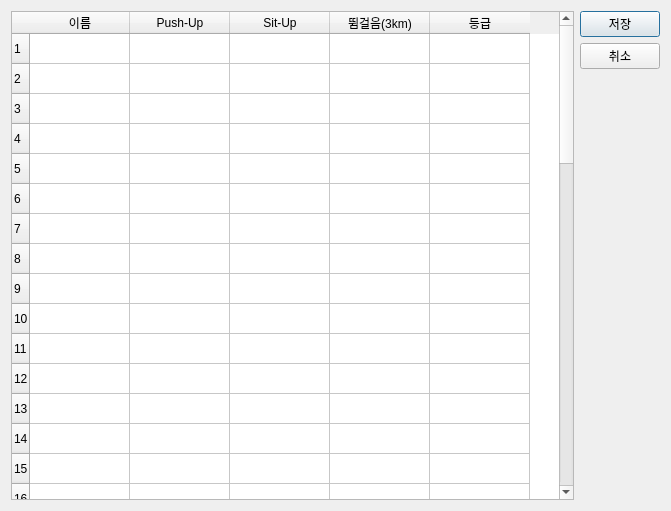
<?xml version="1.0" encoding="UTF-8"?>
<ui version="4.0">
 <class>Record_dialog</class>
 <widget class="QDialog" name="Record_dialog">
  <property name="geometry">
   <rect>
    <x>0</x>
    <y>0</y>
    <width>671</width>
    <height>511</height>
   </rect>
  </property>
  <property name="windowTitle">
   <string>체력측정 기록</string>
  </property>
  <layout class="QGridLayout" name="gridLayout">
   <item row="0" column="0">
    <widget class="QTableWidget" name="tableWidget">
     <property name="rowCount">
      <number>50</number>
     </property>
     <row/>
     <row/>
     <row/>
     <row/>
     <row/>
     <row/>
     <row/>
     <row/>
     <row/>
     <row/>
     <row/>
     <row/>
     <row/>
     <row/>
     <row/>
     <row/>
     <row/>
     <row/>
     <row/>
     <row/>
     <row/>
     <row/>
     <row/>
     <row/>
     <row/>
     <row/>
     <row/>
     <row/>
     <row/>
     <row/>
     <row/>
     <row/>
     <row/>
     <row/>
     <row/>
     <row/>
     <row/>
     <row/>
     <row/>
     <row/>
     <row/>
     <row/>
     <row/>
     <row/>
     <row/>
     <row/>
     <row/>
     <row/>
     <row/>
     <row/>
     <column>
      <property name="text">
       <string>이름</string>
      </property>
     </column>
     <column>
      <property name="text">
       <string>Push-Up</string>
      </property>
     </column>
     <column>
      <property name="text">
       <string>Sit-Up</string>
      </property>
     </column>
     <column>
      <property name="text">
       <string>뜀걸음(3km)</string>
      </property>
     </column>
     <column>
      <property name="text">
       <string>등급</string>
      </property>
     </column>
    </widget>
   </item>
   <item row="0" column="1">
    <layout class="QVBoxLayout" name="verticalLayout">
     <item>
      <widget class="QPushButton" name="pushButton">
       <property name="text">
        <string>저장</string>
       </property>
      </widget>
     </item>
     <item>
      <widget class="QPushButton" name="pushButton_2">
       <property name="text">
        <string>취소</string>
       </property>
      </widget>
     </item>
     <item>
      <spacer name="verticalSpacer">
       <property name="orientation">
        <enum>Qt::Vertical</enum>
       </property>
       <property name="sizeHint" stdset="0">
        <size>
         <width>20</width>
         <height>40</height>
        </size>
       </property>
      </spacer>
     </item>
    </layout>
   </item>
  </layout>
 </widget>
 <resources/>
 <connections/>
</ui>
